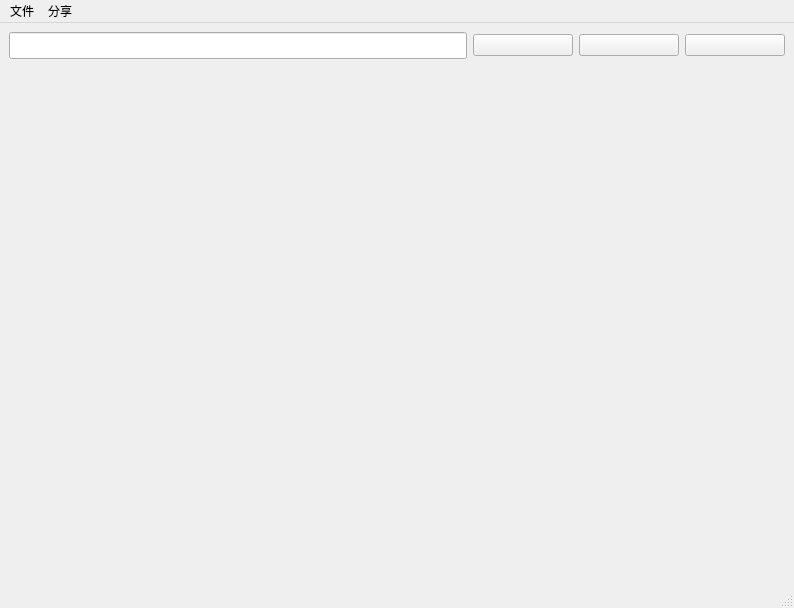
<?xml version="1.0" encoding="UTF-8"?>
<ui version="4.0">
 <class>MainWindow</class>
 <widget class="QMainWindow" name="MainWindow">
  <property name="geometry">
   <rect>
    <x>0</x>
    <y>0</y>
    <width>794</width>
    <height>608</height>
   </rect>
  </property>
  <property name="windowTitle">
   <string>MainWindow</string>
  </property>
  <property name="styleSheet">
   <string notr="true">QMainWindow#MainWindow{		
	border-image: url(:/195929NKVOj.jpg);	
}
QMainWindow#tableWidget{
	background:transparent;
	border:none;
}
QTableWidget#tableWidget{
	background:transparent;
	border:none;
	color:rgb(0,0,0);
}
QMenuBar#menubar{
	background:transparent;
	border:none;
}
QAction{
	background:transparent;
	border:none;
}
QHeaderView::section{
	background-color:transparent;
}
</string>
  </property>
  <widget class="QWidget" name="centralwidget">
   <layout class="QGridLayout" name="gridLayout_2">
    <item row="0" column="0">
     <layout class="QGridLayout" name="gridLayout">
      <item row="0" column="0">
       <widget class="QLineEdit" name="lineEdit">
        <property name="font">
         <font>
          <pointsize>12</pointsize>
         </font>
        </property>
       </widget>
      </item>
      <item row="0" column="3">
       <widget class="QPushButton" name="Delete">
        <property name="minimumSize">
         <size>
          <width>100</width>
          <height>20</height>
         </size>
        </property>
        <property name="text">
         <string/>
        </property>
        <property name="icon">
         <iconset resource="image.qrc">
          <normaloff>:/delete.png</normaloff>:/delete.png</iconset>
        </property>
       </widget>
      </item>
      <item row="0" column="2">
       <widget class="QPushButton" name="update">
        <property name="minimumSize">
         <size>
          <width>100</width>
          <height>20</height>
         </size>
        </property>
        <property name="text">
         <string/>
        </property>
        <property name="icon">
         <iconset resource="image.qrc">
          <normaloff>:/update.png</normaloff>:/update.png</iconset>
        </property>
       </widget>
      </item>
      <item row="0" column="1">
       <widget class="QPushButton" name="select">
        <property name="minimumSize">
         <size>
          <width>100</width>
          <height>20</height>
         </size>
        </property>
        <property name="text">
         <string/>
        </property>
        <property name="icon">
         <iconset resource="image.qrc">
          <normaloff>:/search.png</normaloff>:/search.png</iconset>
        </property>
       </widget>
      </item>
     </layout>
    </item>
    <item row="1" column="0">
     <widget class="QTableWidget" name="tableWidget">
      <property name="minimumSize">
       <size>
        <width>1</width>
        <height>0</height>
       </size>
      </property>
      <property name="selectionMode">
       <enum>QAbstractItemView::SingleSelection</enum>
      </property>
      <property name="selectionBehavior">
       <enum>QAbstractItemView::SelectRows</enum>
      </property>
      <attribute name="verticalHeaderVisible">
       <bool>false</bool>
      </attribute>
     </widget>
    </item>
   </layout>
  </widget>
  <widget class="QStatusBar" name="statusbar"/>
  <widget class="QMenuBar" name="menuBar">
   <property name="geometry">
    <rect>
     <x>0</x>
     <y>0</y>
     <width>794</width>
     <height>17</height>
    </rect>
   </property>
   <widget class="QMenu" name="menu">
    <property name="title">
     <string>文件</string>
    </property>
    <addaction name="action"/>
    <addaction name="action_2"/>
   </widget>
   <widget class="QMenu" name="menu_2">
    <property name="title">
     <string>分享</string>
    </property>
    <addaction name="action_3"/>
    <addaction name="action_4"/>
   </widget>
   <addaction name="menu"/>
   <addaction name="menu_2"/>
  </widget>
  <action name="action">
   <property name="text">
    <string>上传文件</string>
   </property>
  </action>
  <action name="action_2">
   <property name="text">
    <string>下载文件</string>
   </property>
  </action>
  <action name="action_3">
   <property name="text">
    <string>获取链接</string>
   </property>
  </action>
  <action name="action_4">
   <property name="text">
    <string>提取链接</string>
   </property>
  </action>
 </widget>
 <resources>
  <include location="image.qrc"/>
 </resources>
 <connections/>
</ui>
